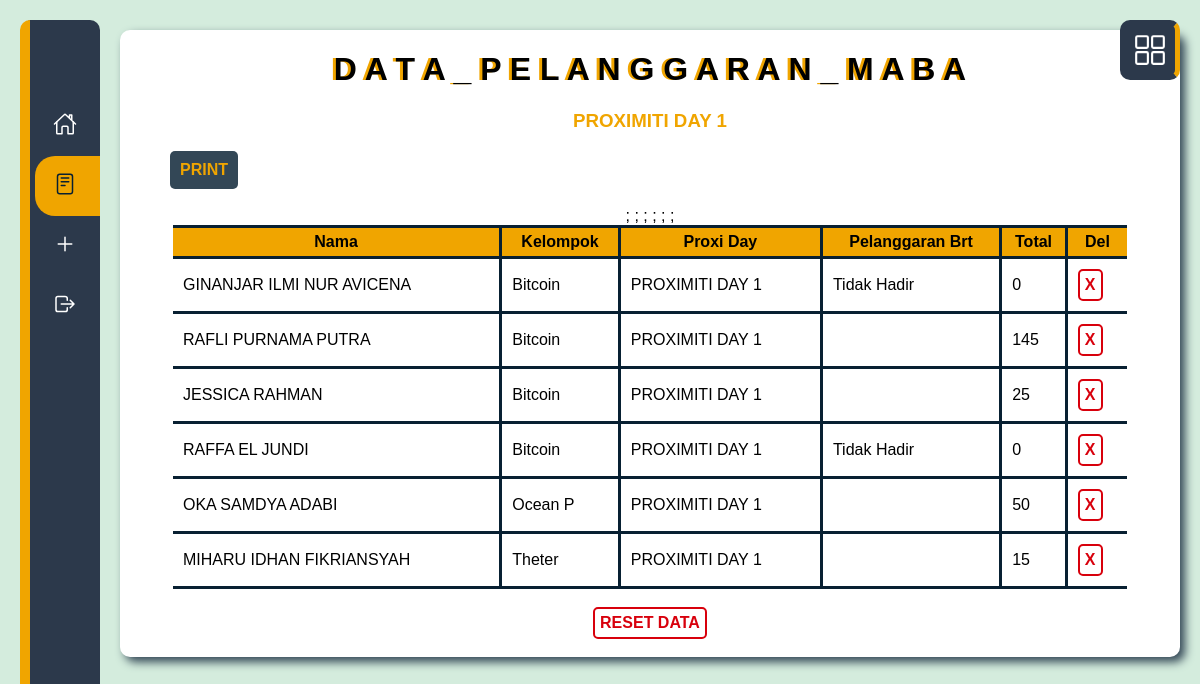
/data-day.php?d=1 (signed in), run on the app's committed database.
### tables this page shows
CREATE TABLE `pelanggaran` (
  `no_pel` int(10) NOT NULL,
  `nama` varchar(64) NOT NULL,
  `kelompok` varchar(10) NOT NULL,
  `hari` varchar(20) NOT NULL,
  `tidakhadir` varchar(20) DEFAULT NULL,
  `kehadiran` varchar(50) DEFAULT NULL,
  `perilaku1` varchar(50) DEFAULT NULL,
  `perilaku2` varchar(50) DEFAULT NULL,
  `atribut1` varchar(50) DEFAULT NULL,
  `atribut2` varchar(50) DEFAULT NULL,
  `Total` int(10) NOT NULL DEFAULT 0
);

### data-day.php (the view, shortened to what this page needs)
<!DOCTYPE html>
<html lang="en">
<head>
    <link type="text/css" rel="stylesheet" href="style/style.css">
</head>
<body>
    <?php
    include "conn/server.php";
    if (isset($_SESSION['username']) && isset($_SESSION['ID'])) {
    ?>
        <div class="navigation">
            <ul>
                <li class="list">
                    <a href="index.php">
                        <span class="icon"><ion-icon name="home-outline"></ion-icon></span>
                        <span class="title">Home</span>
                    </a>
                </li>
                <li class="list active">
                    <a href="data.php">
                        <span class="icon"><ion-icon name="reader-outline"></ion-icon></span>
                        <span class="title">Data</span>
                    </a>
                </li>
                <?php if (isset($_SESSION['admin'])) { ?>
                <li class="list">
                    <a href="#register">
                        <span class="icon"><ion-icon name="add-outline"></ion-icon></span>
                        <span class="title">Register</span>
                    </a>
                </li>
                <?php } ?>
                <li class="list">
                    <a href="conn/conn.php?logout=1" onclick="return confirm('Udahan nih?')">
                        <span class="icon"><ion-icon name="log-out-outline"></ion-icon></span>
                        <span class="title">Logout</span>
                    </a>
                </li>
            </ul>
        </div>
        <div class="toggle">
            <ion-icon name="grid-outline" class="open"></ion-icon>
        </div>
        <div class="content" id="">
            <div style="grid-column: 1 / 3">
                <center>
                    <h1>D A T A _ P E L A N G G A R A N _ M A B A</h1>
                    <h3>PROXIMITI DAY <?php echo $_GET['d'] ?></h3>
                </center>
                <?php if (isset($_SESSION['admin'])) { ?>
                    <a href="print.php?d=<?php echo $_GET['d'] ?> " target="_blank"><button style="margin-left: 50px">PRINT</button></a>
                    <br><br>
                <?php } ?>
                <center>
                <table>
                    <tr>
                        <th>Nama</th>
                        <th>Kelompok</th>
                        <th>Proxi Day</th>
                        <th>Pelanggaran Brt</th>
                        <th>Total</th>
                        <th>Del</th>
                    </tr>
                    <?php
                        $day = "PROXIMITI DAY ".$_GET['d'];
                        $sql = "SELECT * FROM pelanggaran WHERE hari='$day'
                        ORDER BY kelompok";
                        $Data = mysqli_query($conn, $sql);
                        while($row = mysqli_fetch_array($Data)) { ?>
                        <form action="" method="POST">
                            <tr>
                                <td><?php echo "".$row['nama']."" ?></td>
                                <td><?php echo "".$row['kelompok']."" ?></td>
                                <td><?php echo "".$row['hari']."" ?></td>
                                <td><?php echo "".$row['tidakhadir']."" ?></td>
                                <td><?php echo "".$row['Total']."" ?></td>
                                <td><button class='error' name='delete' type='submit' onclick="return confirm('Yakin mo hapus?')" formaction="conn/conn.php?nopel=<?php echo "".$row['no_pel']."" ?>&d=<?php echo $_GET['d'] ?> ">X</button></td>
                            </tr>;
                        </form>
                        <?php }
                    ?>
                </table>
                </center>
            </div><br>
            <?php if (isset($_SESSION['admin'])) { ?>
                <form style="grid-column: 1 / 3;" method="POST" action="conn/conn.php">
                    <center>
                        <button class="error" name="reset" type="submit" value="reset" onclick="return confirm('Yakin mo hapus?')">RESET DATA</button>
                    </center>
                </form><br>
            <?php } ?>
        </div>
    <?php } ?>
</body>
</html>

### style/style.css (style rules this page uses)
* { font-family: Arial; }
:root { --color1 : #F0A500; --color2 : #334756; --color3 : #2C394B; --color4 : #082032; --color-success: #DFF2BF; --color-warning : #FEEFB3; --color-eror : #FFD2D2; }
html, body { height: 100%; margin: 0; scroll-behavior: smooth; }
body { background: #D4ECDD; }
.navigation { position: fixed; top: 20px; left: 20px; bottom: 20px; width: 70px; border-radius: 10px; box-sizing: initial; border-left: 10px solid var(--color1); background: var(--color3); transition: 0.5s; overflow-x: hidden; z-index: 100; }
.navigation ul { position: absolute; top: 0; left: 0; width: 100%; padding-left: 5px; padding-top: 60px; }
.navigation ul li { position: relative; list-style: none; width: 100%; border-top-left-radius: 20px; border-bottom-left-radius: 20px; }
.navigation ul li.active { background: var(--color1); }
.navigation ul li a { font-weight: bolder; position: relative; display: block; width: 100%; display: flex; text-decoration: none; color: white; }
.navigation ul li.active a { color: var(--color4); }
.navigation ul li a .icon { position: relative; display: block; min-width: 60px; height: 60px; line-height: 70px; text-align: center; }
.navigation ul li a .icon ion-icon { font-size: 1.5em; }
.navigation ul li a .title { position: relative; display: block; padding-left: 10px; height: 60px; line-height: 60px; white-space: normal; color: var(--color1); }
.navigation ul li.active a .title { color: var(--color3); }
.toggle, .color-pallete { position: fixed; top: 20px; right: 20px; width: 50px; height: 50px; background: var(--color3); border: 5px solid var(--color3); border-right: 5px solid var(--color1); border-radius: 10px; cursor: pointer; display: flex; justify-content: center; align-items: center; z-index: 100; transition: .5s; }
.toggle ion-icon { position: absolute; color: white; font-size: 34px; display: none; }
.toggle ion-icon.open, .toggle.active ion-icon.close { display: block; }
button { text-align: center; background-color: var(--color2); color: var(--color1); font-weight: bolder; font-size: 16px; border-radius: 5px; cursor: pointer; border: none; padding: 10px; transition: .5s; }
button.error { background-color: transparent; width: max-content; font-size: 16px; }
.content { display: grid; grid-template-columns: 1fr 1fr; position: relative; top: 30px; left: 120px; right: 20px; width: 1060px; background: white; border-radius: 10px; box-shadow: 5px 5px 10px var(--color2); transition: 0.5s; }
.content div h1 { text-shadow: -3px 0px var(--color1); }
.content div h3 { color: var(--color1); }
table { border-collapse: collapse; width: 90%; }
th { background-color: var(--color1); border-bottom: 3px solid var(--color4); border-right: 3px solid var(--color4); border-top: 3px solid var(--color4); padding: 5px; font-weight: bolder; }
td { padding: 10px; border-bottom: 3px solid var(--color4); border-right: 3px solid var(--color4); }
td:last-child { border-right: none; }
th:last-child { border-right: none; }
.error { background-color: var(--color-eror); color: #D8000C; text-align: center; width: 100%; padding: 5px; border: 2px solid #D8000C; font-size: 12px; }

### data on the page
pelanggaran: nama "GINANJAR ILMI NUR AVICENA", kelompok "Bitcoin", hari "PROXIMITI DAY 1", tidakhadir "Tidak Hadir", Total "0"
pelanggaran: nama "RAFLI PURNAMA PUTRA", kelompok "Bitcoin", hari "PROXIMITI DAY 1", Total "145"
pelanggaran: nama "JESSICA RAHMAN", kelompok "Bitcoin", hari "PROXIMITI DAY 1", Total "25"
pelanggaran: nama "RAFFA EL JUNDI", kelompok "Bitcoin", hari "PROXIMITI DAY 1", tidakhadir "Tidak Hadir", Total "0"
pelanggaran: nama "OKA SAMDYA ADABI", kelompok "Ocean P", hari "PROXIMITI DAY 1", Total "50"
pelanggaran: nama "MIHARU IDHAN FIKRIANSYAH", kelompok "Theter", hari "PROXIMITI DAY 1", Total "15"

### other printed values
$_GET['d'] "1"
